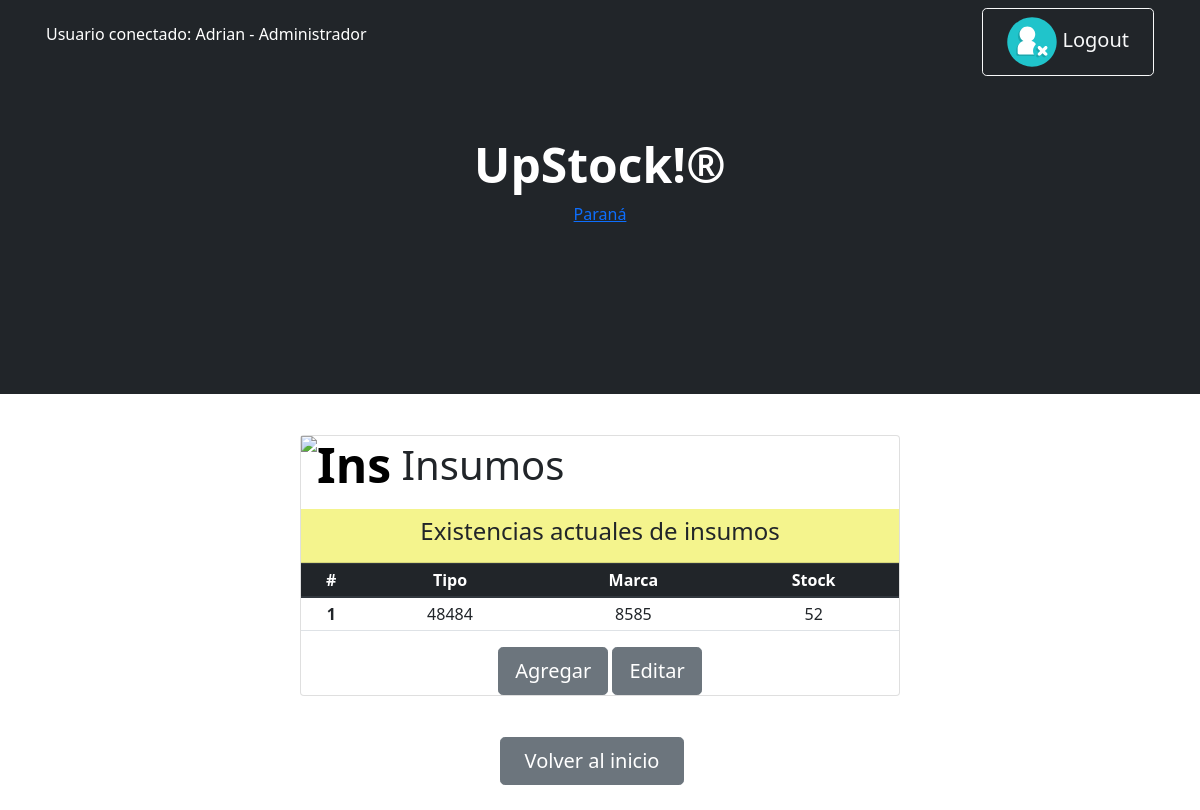
Before: /upstock/show_insumos/ (signed in) with the older database file.
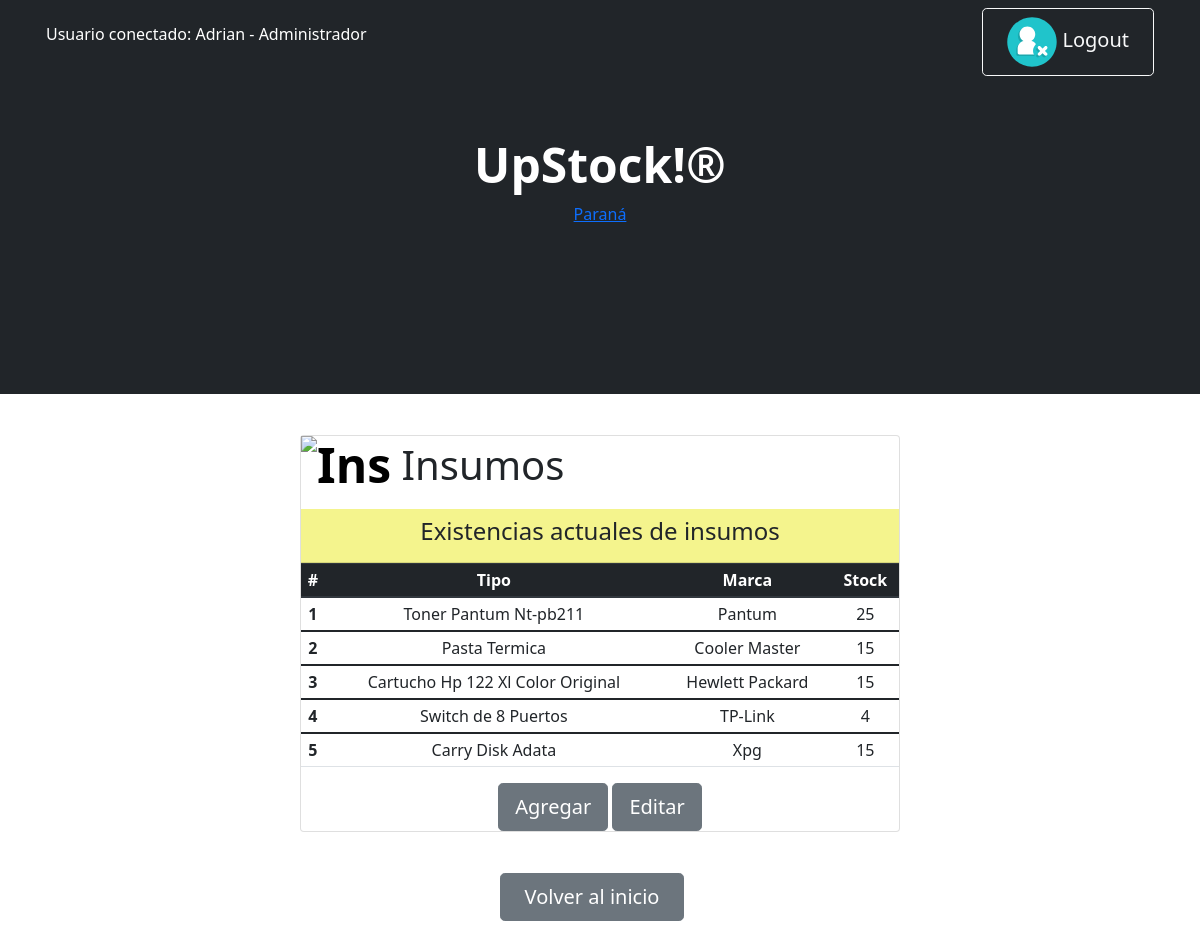
After: the same page with the newer database file.
### Miapp/models.py (models this page shows, shortened)
class Insumos (models.Model):
    tipo= models.CharField (max_length=50)
    marca= models.CharField (max_length=50)
    stock= models.IntegerField ()

### Miapp/views.py (the view)
# urls.py: path('show_insumos/',show_insumos,name="show_insumos"),
@permission_required('Miapp.view_insumos', raise_exception=True)
@login_required(login_url='Inicio')
def show_insumos(request):
    lista = Insumos.objects.all()
    return render(request, "show_insumos.html",{"Insumos": lista} )

### Miapp/templates/show_insumos.html
{% extends 'padre.html' %}
{% load static %}
{% block Contenido_cambiante %}
<h1  style= "text-align:left;"> <img src= "https://media.tenor.com/BnAaHPMw4LYAAAAC/ink-cartridges-toner-ink.gif" width= "100" height = "80" alt="Ins" class="display-5 fw-bolder text-black mb-2"> Insumos</h1>
<div class="card-header" style="background-color: rgba(244, 244, 136, 0.957);">
  <h4>Existencias actuales de insumos</h4>
</div>
    <table class="table table-sm">
        <thead class="thead-dark">
          <tr>
            <th scope="col">#</th>
            <th scope="col">Tipo</th>
            <th scope="col">Marca</th>
            <th scope="col">Stock</th>
          </tr>
        </thead>
        {% for insumo in Insumos %}
        <tbody>
          <tr>
            <th scope="row">{{insumo.id}}</th>
            <td>{{insumo.tipo}}</td>
            <td>{{insumo.marca}}</td>
            <td>{{insumo.stock}}</td>
          </tr>
        </tbody>
        {% endfor %}
    </table>
  {% if  perms.Miapp.add_insumos %}
  <div>
<a class="btn btn-secondary btn-lg " href="{% url 'Insumos'%}">Agregar</a>
{% endif %}
{% if  perms.Miapp.change_insumos %}
<a class="btn btn-secondary btn-lg " href="{% url 'show_ins_edit'%}">Editar</a>
{% endif %}
</div>
{% endblock %}

Changed rows visible on the page:
changed Insumos id 1: tipo "48484" → "Toner Pantum Nt-pb211"; marca "8585" → "Pantum"; stock "52" → "25"
added Insumos: id "2", tipo "Pasta Termica", marca "Cooler Master", stock "15"
added Insumos: id "3", tipo "Cartucho Hp 122 Xl Color Original", marca "Hewlett Packard", stock "15"
added Insumos: id "4", tipo "Switch de 8 Puertos", marca "TP-Link", stock "4"
added Insumos: id "5", tipo "Carry Disk Adata", marca "Xpg", stock "15"
